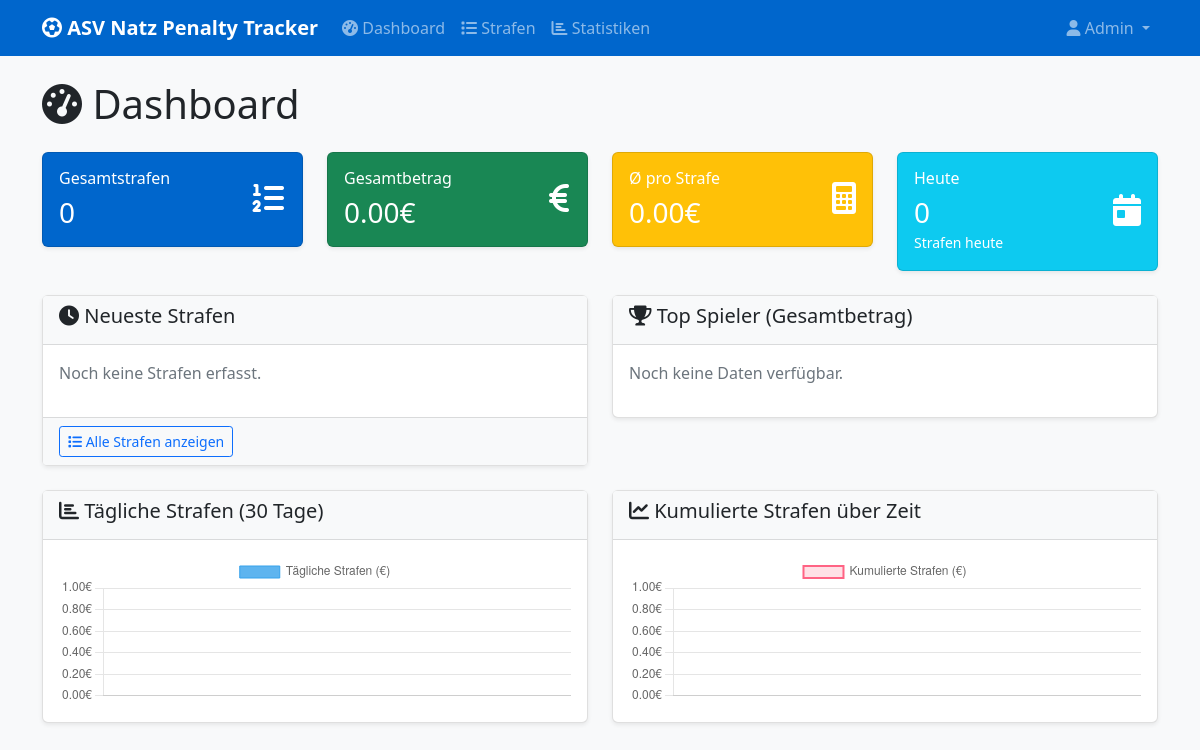
The page / (signed in) on the database as committed earlier.
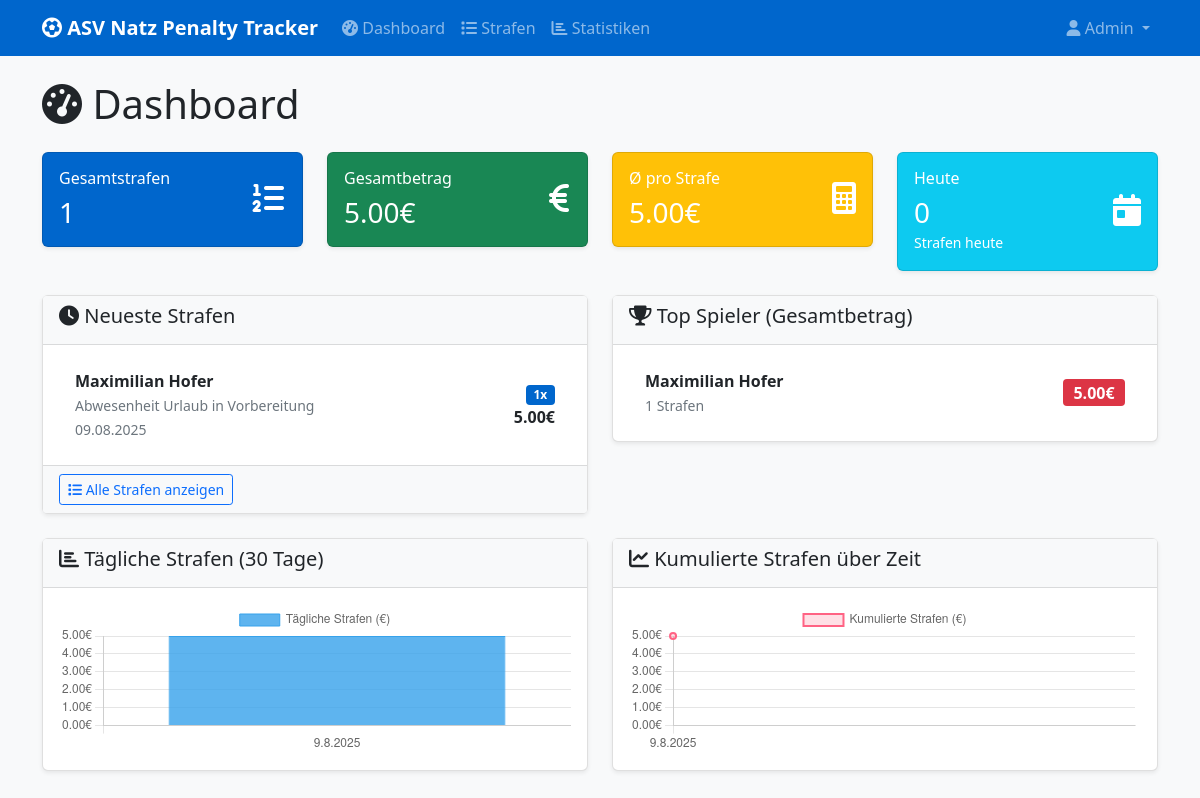
The same page on the database as committed later.
### app.py (models this page shows)
class Penalty(db.Model):
    id = db.Column(db.Integer, primary_key=True)
    date = db.Column(db.Date, nullable=False)
    player_id = db.Column(db.Integer, db.ForeignKey('player.id'), nullable=False)
    penalty_type_id = db.Column(db.Integer, db.ForeignKey('penalty_type.id'), nullable=False)
    quantity = db.Column(db.Integer, nullable=False, default=1)
    notes = db.Column(db.Text)
    created_at = db.Column(db.DateTime, default=datetime.utcnow)
    player = db.relationship('Player', backref='penalties')
    penalty_type = db.relationship('PenaltyType', backref='penalties')
    @property
    def total_amount(self):
        return self.quantity * self.penalty_type.amount

class Player(db.Model):
    id = db.Column(db.Integer, primary_key=True)
    name = db.Column(db.String(100), nullable=False, unique=True)

class PenaltyType(db.Model):
    id = db.Column(db.Integer, primary_key=True)
    name = db.Column(db.String(200), nullable=False, unique=True)
    amount = db.Column(db.Float, nullable=False)
    description = db.Column(db.String(500))

### app.py (the view)
@app.route('/')
@require_login()
def index():
    total_penalties = Penalty.query.count()
    total_amount = db.session.query(db.func.sum(PenaltyType.amount * Penalty.quantity))\
        .select_from(Penalty).join(PenaltyType).scalar() or 0
    recent_penalties = Penalty.query\
        .order_by(Penalty.created_at.desc())\
        .limit(10)\
        .all()
    top_players = db.session.query(
        Player.name,
        db.func.count(Penalty.id).label('penalty_count'),
        db.func.sum(PenaltyType.amount * Penalty.quantity).label('total_amount')
    ).select_from(Player).join(Penalty).join(PenaltyType)\
     .group_by(Player.id, Player.name)\
     .order_by(db.func.sum(PenaltyType.amount * Penalty.quantity).desc())\
     .limit(10).all()
    thirty_days_ago = (date.today() - timedelta(days=30)).strftime('%Y-%m-%d')
    today = date.today().strftime('%Y-%m-%d')
    daily_stats = db.session.query(
        Penalty.date,
        db.func.sum(PenaltyType.amount * Penalty.quantity).label('daily_total')
    ).select_from(Penalty).join(PenaltyType)\
     .filter(Penalty.date >= thirty_days_ago, Penalty.date <= today)\
     .group_by(Penalty.date)\
     .order_by(Penalty.date)\
     .all()
    cumulative_data = []
    running_total = 0
    for daily in daily_stats:
        running_total += float(daily.daily_total)
        cumulative_data.append({
            'date': daily.date.strftime('%Y-%m-%d'),
            'daily_amount': float(daily.daily_total),
            'cumulative_amount': running_total
        })
    today = date.today()
    today_penalties = Penalty.query.filter(Penalty.date == today).count()
    return render_template('dashboard.html',
                         total_penalties=total_penalties,
                         total_amount=total_amount,
                         recent_penalties=recent_penalties,
                         top_players=top_players,
                         cumulative_data=cumulative_data,
                         today_penalties=today_penalties)

### app.py (called while the page is built)
def require_login():
    def decorator(f):
        @wraps(f)
        def decorated_function(*args, **kwargs):
            if 'user_role' not in session:
                flash('Bitte loggen Sie sich ein.', 'warning')
                return redirect(url_for('login'))
            return f(*args, **kwargs)
        return decorated_function
    return decorator

### templates/dashboard.html (shortened to what this page needs)
{% extends "base.html" %}
{% block content %}
<div class="row">
    <div class="col-12">
        <h1 class="mb-4"><i class="fas fa-tachometer-alt"></i> Dashboard</h1>
    </div>
</div>
<div class="row mb-4">
    <div class="col-md-3">
        <div class="card text-white bg-primary">
            <div class="card-body">
                <div class="d-flex justify-content-between">
                    <div>
                        <h6 class="card-title">Gesamtstrafen</h6>
                        <h3 class="mb-0">{{ total_penalties }}</h3>
                    </div>
                    <div class="align-self-center">
                        <i class="fas fa-list-ol fa-2x"></i>
                    </div>
                </div>
            </div>
        </div>
    </div>
    <div class="col-md-3">
        <div class="card text-white bg-success">
            <div class="card-body">
                <div class="d-flex justify-content-between">
                    <div>
                        <h6 class="card-title">Gesamtbetrag</h6>
                        <h3 class="mb-0">{{ "%.2f"|format(total_amount) }}€</h3>
                    </div>
                    <div class="align-self-center">
                        <i class="fas fa-euro-sign fa-2x"></i>
                    </div>
                </div>
            </div>
        </div>
    </div>
    <div class="col-md-3">
        <div class="card text-white bg-warning">
            <div class="card-body">
                <div class="d-flex justify-content-between">
                    <div>
                        <h6 class="card-title">Ø pro Strafe</h6>
                        <h3 class="mb-0">{{ "%.2f"|format(total_amount / total_penalties if total_penalties > 0 else 0) }}€</h3>
                    </div>
                    <div class="align-self-center">
                        <i class="fas fa-calculator fa-2x"></i>
                    </div>
                </div>
            </div>
        </div>
    </div>
    <div class="col-md-3">
        <div class="card text-white bg-info">
            <div class="card-body">
                <div class="d-flex justify-content-between">
                    <div>
                        <h6 class="card-title">Heute</h6>
                        <h3 class="mb-0">{{ today_penalties }}</h3>
                        <small>Strafen heute</small>
                    </div>
                    <div class="align-self-center">
                        <i class="fas fa-calendar-day fa-2x"></i>
                    </div>
                </div>
            </div>
        </div>
    </div>
</div>
<div class="row">
    <div class="col-md-6">
        <div class="card">
            <div class="card-header">
                <h5><i class="fas fa-clock"></i> Neueste Strafen</h5>
            </div>
            <div class="card-body">
                {% if recent_penalties %}
                    <div class="list-group list-group-flush">
                        {% for penalty in recent_penalties %}
                            <div class="list-group-item d-flex justify-content-between align-items-center">
                                <div>
                                    <strong>{{ penalty.player.name }}</strong><br>
                                    <small class="text-muted">{{ penalty.penalty_type.name }}</small><br>
                                    <small class="text-muted">{{ penalty.date.strftime('%d.%m.%Y') }}</small>
                                </div>
                                <div class="text-end">
                                    <span class="badge bg-primary">{{ penalty.quantity }}x</span><br>
                                    <strong>{{ "%.2f"|format(penalty.total_amount) }}€</strong>
                                </div>
                            </div>
                        {% endfor %}
                    </div>
                {% else %}
                    <p class="text-muted">Noch keine Strafen erfasst.</p>
                {% endif %}
            </div>
            <div class="card-footer">
                <a href="{{ url_for('penalties') }}" class="btn btn-outline-primary btn-sm">
                    <i class="fas fa-list"></i> Alle Strafen anzeigen
                </a>
            </div>
        </div>
    </div>
    <div class="col-md-6">
        <div class="card">
            <div class="card-header">
                <h5><i class="fas fa-trophy"></i> Top Spieler (Gesamtbetrag)</h5>
            </div>
            <div class="card-body">
                {% if top_players %}
                    <div class="list-group list-group-flush">
                        {% for player in top_players %}
                            <div class="list-group-item d-flex justify-content-between align-items-center">
                                <div>
                                    <strong>{{ player.name }}</strong><br>
                                    <small class="text-muted">{{ player.penalty_count }} Strafen</small>
                                </div>
                                <div>
                                    <span class="badge bg-danger fs-6">{{ "%.2f"|format(player.total_amount) }}€</span>
                                </div>
                            </div>
                        {% endfor %}
                    </div>
                {% else %}
                    <p class="text-muted">Noch keine Daten verfügbar.</p>
                {% endif %}
            </div>
        </div>
    </div>
</div>
<div class="row mt-4">
    <div class="col-md-6">
        <div class="card">
            <div class="card-header">
                <h5><i class="fas fa-chart-bar"></i> Tägliche Strafen (30 Tage)</h5>
            </div>
            <div class="card-body">
                <canvas id="dailyChart" height="150"></canvas>
            </div>
        </div>
    </div>
    <div class="col-md-6">
        <div class="card">
            <div class="card-header">
                <h5><i class="fas fa-chart-line"></i> Kumulierte Strafen über Zeit</h5>
            </div>
            <div class="card-body">
                <canvas id="cumulativeChart" height="150"></canvas>
            </div>
        </div>
    </div>
</div>
{% endblock %}
{% block scripts %}
<script>
// Cumulative chart data from backend
const cumulativeData = {{ cumulative_data | tojson }};
// Daily Chart
const dailyCtx = document.getElementById('dailyChart').getContext('2d');
new Chart(dailyCtx, {
    type: 'bar',
    data: {
        labels: cumulativeData.map(d => new Date(d.date).toLocaleDateString('de-DE')),
        datasets: [{
            label: 'Tägliche Strafen (€)',
            data: cumulativeData.map(d => d.daily_amount),
            backgroundColor: 'rgba(54, 162, 235, 0.8)',
            borderColor: 'rgba(54, 162, 235, 1)',
            borderWidth: 1
        }]
    },
    options: {
        responsive: true,
        maintainAspectRatio: false,
        scales: {
            y: {
                beginAtZero: true,
                ticks: {
                    callback: function(value) {
                        return value.toFixed(2) + '€';
                    }
                }
            }
        }
    }
});
// Cumulative Chart
const cumulativeCtx = document.getElementById('cumulativeChart').getContext('2d');
new Chart(cumulativeCtx, {
    type: 'line',
    data: {
        labels: cumulativeData.map(d => new Date(d.date).toLocaleDateString('de-DE')),
        datasets: [{
            label: 'Kumulierte Strafen (€)',
            data: cumulativeData.map(d => d.cumulative_amount),
            backgroundColor: 'rgba(255, 99, 132, 0.2)',
            borderColor: 'rgba(255, 99, 132, 1)',
            borderWidth: 2,
            fill: true,
            tension: 0.2
        }]
    },
    options: {
        responsive: true,
        maintainAspectRatio: false,
        scales: {
            y: {
                beginAtZero: true,
                ticks: {
                    callback: function(value) {
                        return value.toFixed(2) + '€';
                    }
                }
            }
        }
    }
});
</script>
{% endblock %}

### templates/base.html (shortened to what this page needs)
<!DOCTYPE html>
<html lang="de">
<head>
    <link href="https://cdn.jsdelivr.net/npm/bootstrap@5.1.3/dist/css/bootstrap.min.css" rel="stylesheet">
    <link href="https://cdnjs.cloudflare.com/ajax/libs/font-awesome/6.0.0/css/all.min.css" rel="stylesheet">
    <link href="{{ url_for('static', filename='css/style.css') }}" rel="stylesheet">
</head>
<body>
    <nav class="navbar navbar-expand-lg navbar-dark bg-primary">
        <div class="container">
            <a class="navbar-brand" href="{{ url_for('index') }}">
                <i class="fas fa-futbol"></i> ASV Natz Penalty Tracker
            </a>
            <div class="collapse navbar-collapse" id="navbarNav">
                <ul class="navbar-nav me-auto">
                    <li class="nav-item">
                        <a class="nav-link" href="{{ url_for('index') }}">
                            <i class="fas fa-tachometer-alt"></i> Dashboard
                        </a>
                    </li>
                    <li class="nav-item">
                        <a class="nav-link" href="{{ url_for('penalties') }}">
                            <i class="fas fa-list"></i> Strafen
                        </a>
                    </li>
                    <li class="nav-item">
                        <a class="nav-link" href="{{ url_for('statistics') }}">
                            <i class="fas fa-chart-bar"></i> Statistiken
                        </a>
                    </li>
                </ul>
                <ul class="navbar-nav">
                    <li class="nav-item dropdown">
                        <a class="nav-link dropdown-toggle" href="#" role="button" data-bs-toggle="dropdown">
                            <i class="fas fa-user"></i> {{ session.user_role.title() if session.user_role else 'Benutzer' }}
                        </a>
                    </li>
                </ul>
            </div>
        </div>
    </nav>
    <main class="container mt-4">
        {% block content %}{% endblock %}
    </main>
    {% block scripts %}{% endblock %}
</body>
</html>

### static/css/style.css (style rules this page uses)
body { font-family: 'Segoe UI', Tahoma, Geneva, Verdana, sans-serif; background-color: #f8f9fa; }
.navbar-brand { font-weight: 600; }
.card { box-shadow: 0 0.125rem 0.25rem rgba(0, 0, 0, 0.075); border: 1px solid rgba(0, 0, 0, 0.125); border-radius: 0.375rem; }
.card-header { background-color: #f8f9fa; border-bottom: 1px solid rgba(0, 0, 0, 0.125); font-weight: 600; }
.bg-primary { background-color: #0066cc !important; }
.badge { font-size: 0.75em; }
.list-group-item { border-left: none; border-right: none; }
.list-group-item:first-child { border-top: none; }
.list-group-item:last-child { border-bottom: none; }
canvas { max-height: 400px; }
.card-footer { background-color: #f8f9fa; border-top: 1px solid rgba(0, 0, 0, 0.125); }
.card { animation: fadeInUp 0.3s ease-out; }

Rows that differ between the two databases and show on the page:
added Penalty: player.name "Maximilian Hofer", penalty_type.name "Abwesenheit Urlaub in Vorbereitung", date "09.08.2025", quantity "1", total_amount "5.00"
now on this page (row unchanged): Player: name "Maximilian Hofer", penalty_count "1", total_amount "5.00"
Other text that changed with them:
{{ total_penalties }}: "0" → "1"
{{ "%.2f"|format(total_amount) }}: "0.00" → "5.00"
chart data {{ cumulative_data | tojson }}: [] → [{"cumulative_amount": 5.0, "daily_amount": 5.0, "date": "2025-08-09"}]
text no longer shown: "0.00 Noch keine Strafen erfasst. Noch keine Daten verfügbar."
text now shown: "5.00"
